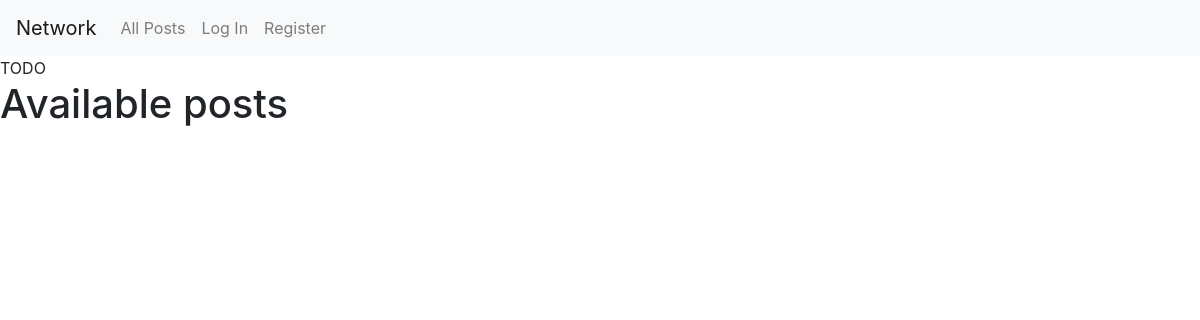
/, run on an earlier commit of the app's database.
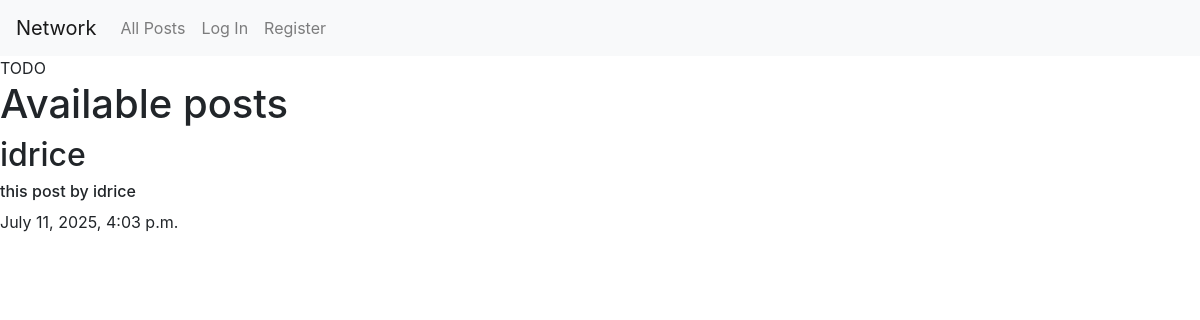
And on a later commit of the database.
### network/models.py (models this page shows, shortened)
class Posts(models.Model):
    content = models.CharField(max_length=164)
    user = models.ForeignKey(User, on_delete=models.CASCADE, related_name="author")
    date = models.DateTimeField(auto_now_add=True)

class User(AbstractUser):
    pass

### network/views.py (the view)
# urls.py: path("", views.index, name="index"),
def index(request):
    posts = Posts.objects.all().order_by('id').reverse()
    context = {
        "posts":posts
    }
    return render(request, "network/index.html", context)

### network/templates/network/index.html (shortened to what this page needs)
{% extends "network/layout.html" %}
{% block body %}
    TODO
    <h1>Available posts</h1>
    <div>
        {%for post in posts %}
          <div>
            <h2>{{post.user}}</h2>
            <h6>{{post.content}}</h6>
            <p>{{post.date}}</p>
          </div>
        {%endfor%}
    </div>
{% endblock %}

What changed in the data, as far as the page shows it:
added Posts: user "idrice", content "this post by idrice", date "July 11, 2025, 4:03 p.m."
